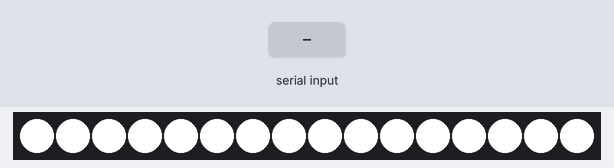
The sketch below on a simulated ESP32. Shown: 16 RGB LEDs in strip order, left to right. Inputs (shaded band) come from the test bench. Dim RGB values are drawn brighter than linear; what the sketch prints to the serial monitor is not drawn.

Above: at 0.1 s.
At 0.5 s:
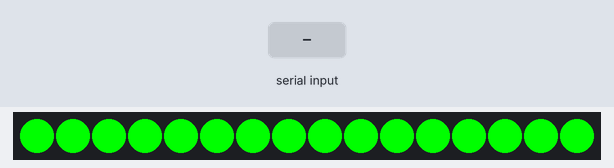
At 3.1 s:
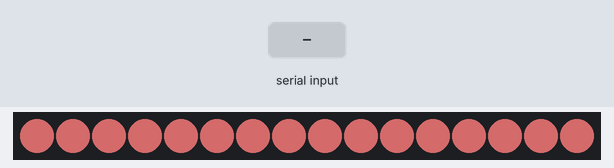
6.5 s: "@\n" received over Serial
9.0 s: "90,45,200\n" received over Serial
11.5 s: "90,45\n" received over Serial
Timing chart, 0 to 14.5 s (numbered marks = the images above; inputs shaded):
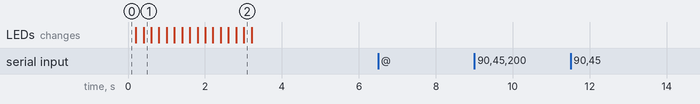

The sketch:

ESPControlRGBLed_New.ino
```cpp
#include <String.h>
#include "Pinset.h"
#include <WiFi.h>
String connectstr ;
String MacData ;

WiFiClient client;

// Replace with your network credentials
char* APid = "BLUB123456" ;
//char APid[8] ;
char* APpwd = "12345678";
// Set web server port number to 80
WiFiServer server(80);
// NeoPixel Ring simple sketch (c) 2013 Shae Erisson
// released under the GPLv3 license to match the rest of the AdaFruit NeoPixel library
#include <Adafruit_NeoPixel.h>

// Which pin on the Arduino is connected to the NeoPixels?


// How many NeoPixels are attached to the Arduino?


Adafruit_NeoPixel pixels = Adafruit_NeoPixel(NUMPIXELS, WSPIN, NEO_GRB + NEO_KHZ800);


byte RedValue = 0, GreenValue = 0, BlueValue = 0;
String ReadStr = "      " ;
int delayval = 500; // delay for half a second
boolean readok = false ;


void setup() {
  // put your setup code here, to run once:
     initAll() ;
        Serial.print("Setting AP (Access Point)…");
  // Remove the password parameter, if you want the AP (Access Point) to be open
  WiFi.softAP(APid, APpwd);

  IPAddress IP = WiFi.softAPIP();
  Serial.print("\n\nAP IP address: ");
  Serial.println(IP);
  Serial.print("\n\nMAC address: ");
  Serial.println(MacData);

    delay(initDelayTime) ;   //wait 2 seconds
     DebugMsgln("Waiting for Wifi APPs Connection") ;

}


void loop() {

  // put your main code here, to run repeatedly:
  if (Serial.available() >0)
  {
    ReadStr = Serial.readStringUntil(0x23) ;    // read char #
     //  Serial.read() ;
      DebugMsg("ReadString is :(") ;
       DebugMsg(ReadStr) ;
       DebugMsg(")\n") ;
        if (DecodeString(ReadStr,&RedValue,&GreenValue,&BlueValue) )
           {
            DebugMsgln("Change RGB Led Color") ;
            ChangeBulbColor(RedValue,GreenValue,BlueValue) ;
           }
  }
  /*
    len = wifi.recv();
    if (len >=commandlength)
    {
          Serial.print("Wifi Received data len is :(") ;
          Serial.print(len) ;
          Serial.print(")\n") ;
    }
  if(len >=commandlength)
  {
    readok = false ;
    int i = 0 ;
    int j=0 ;
    while (i < len)
    {
      revchar =wifi.MessageBuffer[i] ;
      Serial.print(revchar);
      if (revchar == commandhead)
          {
             j= 0 ;
             recvData[j] =  revchar ;
             if ((len-i) >10)
                {
                    for(j=1 ; j<=9; j++)
                        {
                          revchar =wifi.MessageBuffer[i+j] ;
                          recvData[j] =  revchar ;
                              Serial.print(revchar);
                        }
                        revchar =wifi.MessageBuffer[i+10] ;
                        if ( revchar == commandtail)
                            {
                                 recvData[10] = revchar ;
                                 recvData[11] = 0x00 ;
                                readok = true ;
                                break ;
                            }
                            else
                            {
                                readok = false ;
                                break ;
                            }
                }
          }
          else
          {
            i++ ;
          }

    }

        if (!readok)
            {
              Serial.println("read fail") ;
              return ;
            }
            for (int i = 0 ; i<11; i++)
              {
              Serial.print("(") ;
              Serial.print(i) ;
              Serial.print("):") ;
              Serial.print("(") ;
              Serial.print(recvData[i]) ;
              Serial.print(")\n") ;

              }
           ReadStr = String(recvData) ;
          if (DecodeString(ReadStr,&RedValue,&GreenValue,&BlueValue) )
           {
                DebugMsgln("Change RGB Led Color") ;
                ChangeBulbColor(RedValue,GreenValue,BlueValue) ;
                wifi.Send(wifi.client_id , "OK" , 2) ;
           }

     */
  //------------------------------------------

}

void ChangeBulbColor(int r,int g,int b)
{
      // For a set of NeoPixels the first NeoPixel is 0, second is 1, all the way up to the count of pixels minus one.
   for(int i=0;i<NUMPIXELS;i++)
   {
        // pixels.Color takes RGB values, from 0,0,0 up to 255,255,255
        pixels.setPixelColor(i, pixels.Color(r,g,b)); // Moderately bright green color.

       // delay(delayval); // Delay for a period of time (in milliseconds).
    }
      pixels.show(); // This sends the updated pixel color to the hardware.
}

boolean DecodeString(String INPStr, byte *r, byte *g , byte *b)
{
                    Serial.print("check string:(") ;
                    Serial.print(INPStr) ;
                         Serial.print(")\n") ;

      int i = 0 ;
      int strsize = INPStr.length();
      for(i = 0 ; i <strsize ;i++)
          {
                    Serial.print(i) ;
                    Serial.print(":(") ;
                         Serial.print(INPStr.substring(i,i+1)) ;
                    Serial.print(")\n") ;

              if (INPStr.substring(i,i+1) == "@")
                  {
                    Serial.print("find @ at :(") ;
                    Serial.print(i) ;
                         Serial.print("/") ;
                              Serial.print(strsize-i-1) ;
                         Serial.print("/") ;
                              Serial.print(INPStr.substring(i+1,strsize)) ;
                    Serial.print(")\n") ;
                      *r = byte(INPStr.substring(i+1,i+1+3).toInt()) ;
                      *g = byte(INPStr.substring(i+1+3,i+1+3+3).toInt() ) ;
                      *b = byte(INPStr.substring(i+1+3+3,i+1+3+3+3).toInt() ) ;
                       Serial.print("convert into :(") ;
                        Serial.print(*r) ;
                         Serial.print("/") ;
                        Serial.print(*g) ;
                         Serial.print("/") ;
                        Serial.print(*b) ;
                         Serial.print(")\n") ;

                      return true ;
                  }
          }
    return false ;

}
void CheckLed()
{
     for(int i = 0 ; i <16; i++)
        {
              ChangeBulbColor(CheckColor[i][0],CheckColor[i][1],CheckColor[i][2]) ;
              delay(CheckColorDelayTime) ;
        }
}
void DebugMsg(String msg)
{
    if (_Debug != 0)
        {
          Serial.print(msg) ;
        }

}
void DebugMsgln(String msg)
{
    if (_Debug != 0)
        {
          Serial.println(msg) ;
        }

}

void initAll()
{

    Serial.begin(9600);
     Serial2.begin(9600, SERIAL_8N1, RXD2, TXD2);
  Serial.println("System Start") ;

    pixels.begin();
  pixels.setBrightness(255);  // Lower brightness and save eyeballs!
  pixels.show(); // Initialize all pixels to 'off'


    DebugMsgln("Program Start Here") ;
      pixels.begin(); // This initializes the NeoPixel library.
      DebugMsgln("init LED") ;
    ChangeBulbColor(RedValue,GreenValue,BlueValue) ;
      DebugMsgln("Turn off LED") ;
      if (TestLed ==  1)
          {
               CheckLed() ;
                 DebugMsgln("Check LED") ;
                  ChangeBulbColor(RedValue,GreenValue,BlueValue) ;
                  DebugMsgln("Turn off LED") ;
          }


      DebugMsgln("Clear Bluetooth Buffer") ;
    //  ClearBluetoothBuffer() ;

}

String GetMacAddress() {
  // the MAC address of your WiFi shield
  String Tmp = "" ;
  byte mac[6];

  // print your MAC address:
  WiFi.macAddress(mac);
  for (int i=0; i<6; i++)
    {
        Tmp.concat(print2HEX(mac[i])) ;
    }
    Tmp.toUpperCase() ;
  return Tmp ;
}


String  print2HEX(int number) {
  String ttt ;
  if (number >= 0 && number < 16)
  {
    ttt = String("0") + String(number,HEX);
  }
  else
  {
      ttt = String(number,HEX);
  }
  return ttt ;
}
```

Pinset.h
```cpp
#define _Debug 1
#define TestLed 1
#include <String.h>
#define WSPIN            4
#define NUMPIXELS      16
#define RXD2 16
#define TXD2 17

#define CheckColorDelayTime 200
#define initDelayTime 2000
#define CommandDelay 100
int CheckColor[][3] = {
                          {255 , 255,255} ,
                          {255 , 0,0} ,
                          {0 , 255,0} ,
                          {0 , 0,255} ,
                          {255 , 128,64} ,
                          {255 , 255,0} ,
                          {0 , 255,255} ,
                          {255 , 0,255} ,
                          {255 , 255,255} ,
                          {255 , 128,0} ,
                          {255 , 128,128} ,
                          {128 , 255,255} ,
                          {128 , 128,192} ,
                          {0 , 128,255} ,
                          {255 , 0,128} ,
                          {128 , 64,64} ,
                          {0 , 0,0} } ;
```

Measured:
- after the input at 6.5 s, every drawn part: stays the same
- after the input at 9.0 s, every drawn part: stays the same
- after the input at 11.5 s, every drawn part: stays the same
